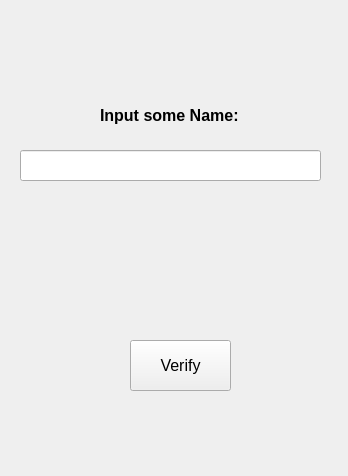
<?xml version="1.0" encoding="UTF-8"?>
<ui version="4.0">
 <class>MainWindow</class>
 <widget class="QMainWindow" name="MainWindow">
  <property name="geometry">
   <rect>
    <x>0</x>
    <y>0</y>
    <width>348</width>
    <height>476</height>
   </rect>
  </property>
  <property name="windowTitle">
   <string>MainWindow</string>
  </property>
  <widget class="QWidget" name="centralwidget">
   <widget class="QPushButton" name="pushButton">
    <property name="geometry">
     <rect>
      <x>130</x>
      <y>340</y>
      <width>101</width>
      <height>51</height>
     </rect>
    </property>
    <property name="font">
     <font>
      <pointsize>12</pointsize>
     </font>
    </property>
    <property name="text">
     <string>Verify</string>
    </property>
   </widget>
   <widget class="QLineEdit" name="lineEdit">
    <property name="geometry">
     <rect>
      <x>20</x>
      <y>150</y>
      <width>301</width>
      <height>31</height>
     </rect>
    </property>
   </widget>
   <widget class="QLabel" name="label">
    <property name="geometry">
     <rect>
      <x>100</x>
      <y>100</y>
      <width>161</width>
      <height>31</height>
     </rect>
    </property>
    <property name="font">
     <font>
      <pointsize>12</pointsize>
      <weight>75</weight>
      <bold>true</bold>
     </font>
    </property>
    <property name="text">
     <string>Input some Name: </string>
    </property>
   </widget>
  </widget>
 </widget>
 <resources/>
 <connections/>
</ui>
